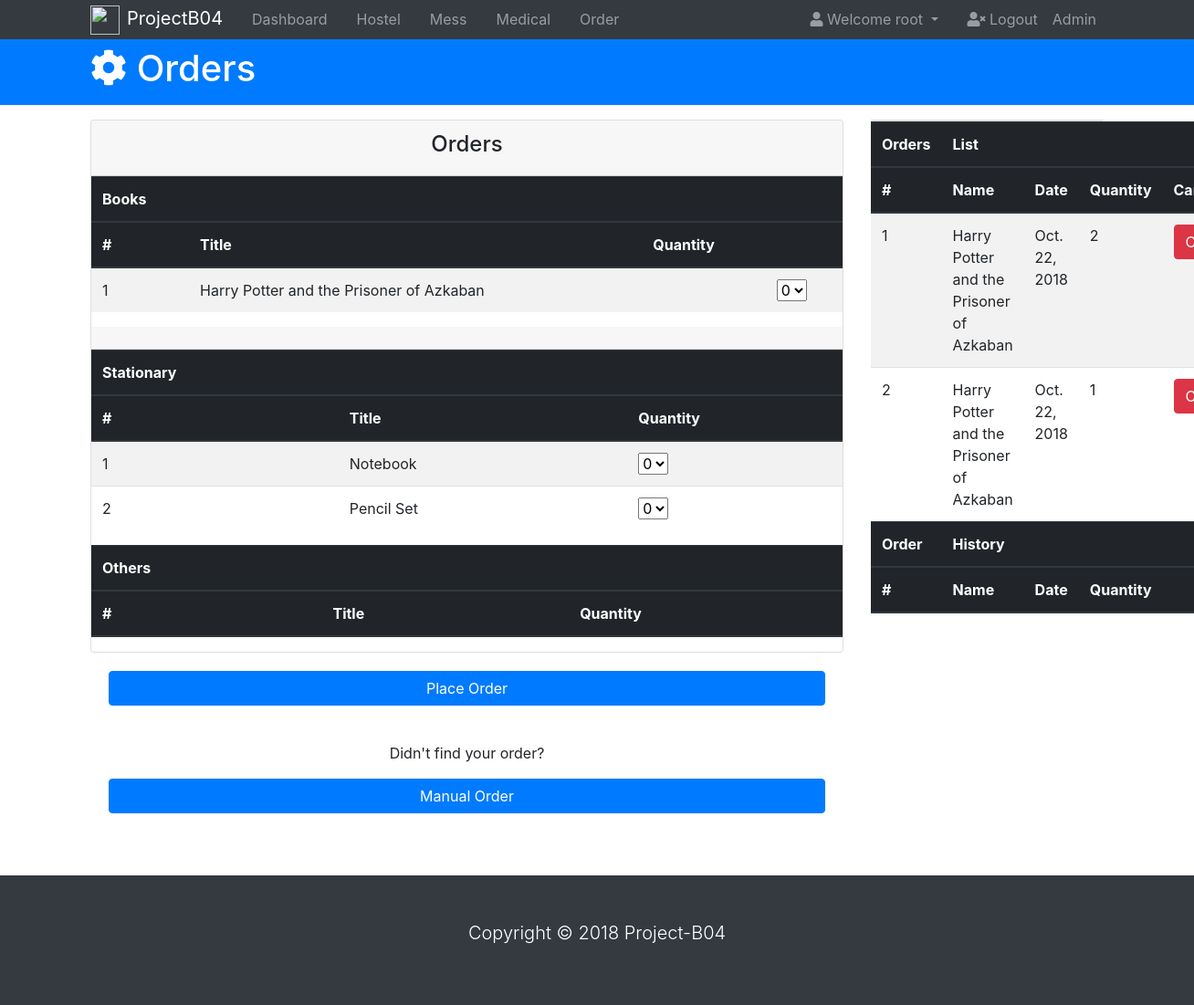
The page /orders/ (signed in) on the database as committed earlier.
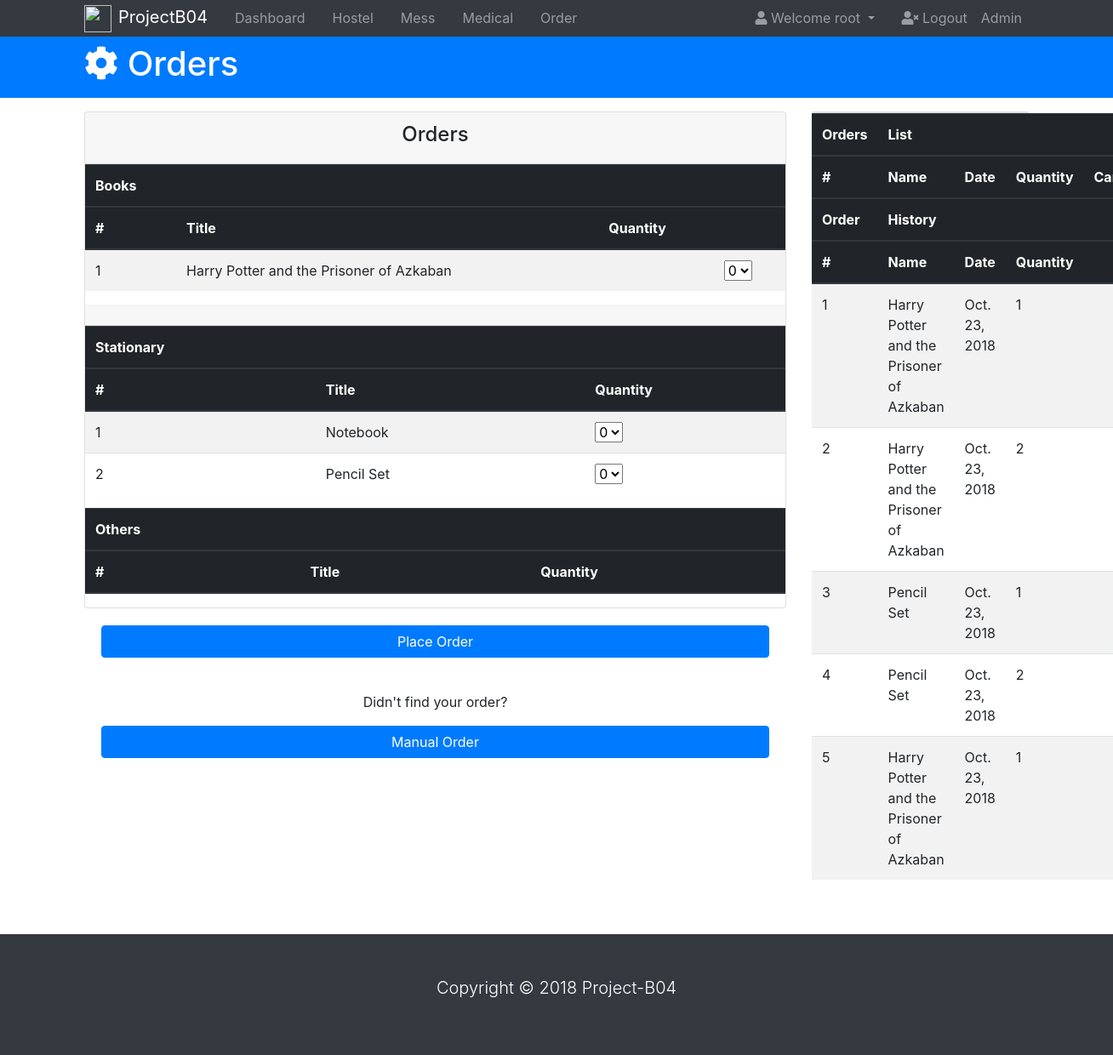
The same page on the database as committed later.
### orders/models.py (models this page shows, shortened)
class Items(models.Model):
    item_name = models.CharField(max_length=45, blank=False, null=False, unique = True)
    item_type = models.CharField(max_length=45, blank=False, null=False)
    cost = models.FloatField(blank=False, null=False)
    quantity = models.IntegerField()
    timestamp = models.DateTimeField(blank=True, null=True)

class OrderList(models.Model):
    student = models.ForeignKey('accounts.Student', models.DO_NOTHING, blank=True, null=True)
    item = models.ForeignKey('Items', models.DO_NOTHING, blank=True, null=True)
    quantity = models.IntegerField(blank=True, null=True)
    timestamp = models.DateTimeField(blank=True, null=True, auto_now_add  =True)
    created_at = models.DateField(blank=True, null=True)
    created_by = models.CharField(max_length=45, blank=True, null=True)
    modified_at = models.DateField(blank=True, null=True)
    modified_by = models.CharField(max_length=45, blank=True, null=True)

class OrderHistory(models.Model):
    student = models.ForeignKey('accounts.Student', models.DO_NOTHING, blank=True, null=True)
    item = models.ForeignKey(Items, models.DO_NOTHING, blank=True, null=True)
    quantity = models.IntegerField(blank=True, null=True)
    timestamp = models.DateTimeField(blank=True, null=True, auto_now_add=True)
    created_at = models.DateField(blank=True, null=True, auto_now_add=True)
    created_by = models.CharField(max_length=45, blank=True, null=True)
    modified_at = models.DateField(blank=True, null=True)
    modified_by = models.CharField(max_length=45, blank=True, null=True)

### orders/views.py (the view)
@login_required
def orders_index(request):
    items = list(Items.objects.all())
    if items:
        order_history = OrderHistory.objects.all()
        user_order_history = list(filter(lambda x: x.student.user == request.user, order_history))
        books = list(filter(lambda x: x.item_type == "Book", items))
        stationary = list(filter(lambda x: x.item_type == "Stationary", items))
        others = list(filter(lambda x: x.item_type == "Others", items))
        all_orders = list(OrderList.objects.all())
        user_orders = list(filter(lambda x: x.student.user == request.user, all_orders))
        return render(request, 'orders/orders_index.html', {
            'books': books,
            'stationary': stationary,
            'others': others,
            'items': items,
            'user_orders': user_orders,
            'user_order_history': user_order_history,
        })
    else:
        return render(request, 'orders/orders_index.html', {
            'items': items,
        })

### orders/templates/orders/orders_index.html (shortened to what this page needs)
<!DOCTYPE html>
<html lang="en">
<head>
  <link rel="stylesheet" href="https://use.fontawesome.com/releases/v5.0.13/css/all.css"
>
  <link rel="stylesheet" href="https://stackpath.bootstrapcdn.com/bootstrap/4.1.1/css/bootstrap.min.css"
>
</head>
<body>
  <nav class="navbar navbar-expand-sm navbar-dark bg-dark p-0">
    <div class="container">
      <a href="index.html" class="navbar-brand"> <img src="https://upload.wikimedia.org/wikipedia/en/thumb/4/49/IIIT_Sri_City_Logo.png/220px-IIIT_Sri_City_Logo.png" style="width: 32px; height: 32px; margin-right: 8px;">ProjectB04</a>
      <div class="collapse navbar-collapse" id="navbarCollapse">
        <ul class="navbar-nav">
          <li class="nav-item px-2">
            <a href="{% url 'dashboard:dashboard_index' %}" class="nav-link">Dashboard</a>
          </li>
          <li class="nav-item px-2">
            <a href="hostel.html" class="nav-link">Hostel</a>
          </li>
          <li class="nav-item px-2">
            <a href="mess.html" class="nav-link">Mess</a>
          </li>
          <li class="nav-item px-2">
            <a href="medical.html" class="nav-link">Medical</a>
          </li>
          <li class="nav-item px-2">
            <a href="{% url 'orders:orders_index' %}" class="nav-link">Order</a>
          </li>
        </ul>
        <ul class="navbar-nav ml-auto">
          <li class="nav-item dropdown mr-3">
            <a href="#" class="nav-link dropdown-toggle" data-toggle="dropdown">
              <i class="fas fa-user"></i> Welcome {{request.user}}
            </a>
          </li>
          <li class="nav-item">
            <a href="{% url 'accounts:student_logout' %}" class="nav-link">
              <i class="fas fa-user-times"></i> Logout
            </a>
          </li>
          <li class="nav-item">
            <a href="{% url 'admin:index' %}" class="nav-link">
               Admin
            </a>
          </li>
        </ul>
      </div>
    </div>
  </nav>
  <header id="main-header" class="py-2 bg-primary text-white">
    <div class="container">
      <div class="row">
        <div class="col-md-6">
          <h1>
            <i class="fas fa-cog"></i> Orders</h1>
        </div>
      </div>
    </div>
  </header>
  <section id="posts">
    <div class="container" align="center">
      <div class="row">
        <div class="col-md-9">
          <div class="card">
            <div class="card-header">
              <h4>Orders</h4>
            </div>
            <table align="left"class="table table-striped" align="left">
              <thead class="thead-dark">
                <tr>
                  <th>Books</th>
                  <th></th>
                  <th></th>
                  <th></th>
                </tr>
                <tr>
                  <th>#</th>
                  <th>Title</th>
                  <th>Quantity</th>
                  <th></th>
                </tr>
              </thead>
              <tbody>
                {% for book in books %}
                <tr>
                  <td>{{ forloop.counter }}</td>
                  <td>{{book.item_name}}</td>
                  <td></td>
                  <td><select name="books" form="order">
                      {% with ' '|center:book.quantity as range %}
                      {% for value in range %}
                        <option value="{{ forloop.counter0 }}">{{ forloop.counter0 }}</option>
                      {% endfor %}
                      {% endwith %}
                    </select>
                  </td>
                </tr>
                {% endfor %}
              </tbody>
            </table>
            <div class="card-header">
            </div>
            <table class="table table-striped">
              <thead class="thead-dark">
                <tr>
                  <th>Stationary</th>
                  <th></th>
                  <th></th>
                  <th></th>
                </tr>
                <tr>
                  <th>#</th>
                  <th>Title</th>
                  <th></th>
                  <th>Quantity</th>
                </tr>
              </thead>
              <tbody>
                {% for stationary in stationary %}
                <tr>
                  <td>{{ forloop.counter }}</td>
                  <td>{{stationary.item_name}}</td>
                  <td></td>
                  <td><select name="stationary" form="order">
                      {% with ''|center:stationary.quantity as range %}
                      {% for value in range %}
                        <option value="{{ forloop.counter0 }}">{{ forloop.counter0 }}</option>
                      {% endfor %}
                      {% endwith %}
                    </select>
                  </td>
                </tr>
                {% endfor %}
              </tbody>
            </table>
            <table class="table table-striped">
              <thead class="thead-dark">
                <tr>
                  <th>Others</th>
                  <th></th>
                  <th></th>
                  <th></th>
                </tr>
                <tr>
                  <th>#</th>
                  <th>Title</th>
                  <th></th>
                  <th>Quantity</th>
                </tr>
              </thead>
            </table>
          </div>
          {% if items %}
            <div class="card-body">
              <form action="{% url 'orders:place_order' %}" method="post" id="order">
                <input type="Submit" value="Place Order" class="btn btn-primary btn-block">
              </form>
            </div>
          <div class="card-body">
            <p>Didn't find your order?</p>
            <a href="{% url 'orders:manual_order' %}">
              <input type="Submit" value="Manual Order" class="btn btn-primary btn-block">
          </a>
          </div>
          {% endif %}
        </div>
        <div class="col-md-3">
    <table class="table table-striped">
      <thead class="thead-dark">
        <tr>
          <th>
            Orders
          </th>
          <th>List</th><th></th><th></th><th></th>
        </tr>
        <tr>
          <th>#</th>
          <th>Name</th>
          <th>Date</th>
          <th>Quantity</th>
          <th>Cancel</th>
        </tr>
      </thead>
      <tbody>
          {% if user_orders %}
            {% for orders in user_orders %}
            <tr>
              <td>{{ forloop.counter }}</td>
              <td>{{ orders.item.item_name }}</td>
              <td>{{ orders.created_at }}</td>
              <td>{{ orders.quantity }}</td>
              <td><a href="{% url 'orders:delete_order' orders.pk %}" class="btn btn-danger btn-block">
               Cancel
              </a></td>
            </tr>
            {% endfor %}
          {% endif %}
      </tbody>
<div class="card">
    <thead class="thead-dark">
      <tr>
        <th>
          Order
        </th>
        <th>History</th><th></th><th></th><th></th>
      </tr>
      <tr>
        <th>#</th>
        <th>Name</th>
        <th>Date</th>
        <th>Quantity</th>
        <th></th>
      </tr>
    </thead>
    {% if user_order_history %}
      {% for orders in user_order_history %}
      <tr>
        <td>{{ forloop.counter }}</td>
        <td>{{ orders.item.item_name }}</td>
        <td>{{ orders.created_at }}</td>
        <td>{{ orders.quantity }}</td>
        <td></td>
      </tr>
      {% endfor %}
    {% endif %}
  </table>
</div>
</div>
      </div>
  </section>
  <footer id="main-footer" class="bg-dark text-white mt-5 p-5">
    <div class="container">
      <div class="row">
        <div class="col">
          <p class="lead text-center">
            Copyright &copy;
            <span id="year"></span>
            Project-B04
          </p>
        </div>
      </div>
    </div>
  </footer>
</body>
</html>

Rows that differ between the two databases and show on the page:
removed OrderList: item.item_name "Harry Potter and the Prisoner of Azkaban", created_at "Oct. 22, 2018", quantity "2"
removed OrderList: item.item_name "Harry Potter and the Prisoner of Azkaban", created_at "Oct. 22, 2018", quantity "1"
added OrderHistory: item.item_name "Harry Potter and the Prisoner of Azkaban", created_at "Oct. 23, 2018", quantity "1"
added OrderHistory: item.item_name "Harry Potter and the Prisoner of Azkaban", created_at "Oct. 23, 2018", quantity "2"
added OrderHistory: item.item_name "Pencil Set", created_at "Oct. 23, 2018", quantity "1"
added OrderHistory: item.item_name "Pencil Set", created_at "Oct. 23, 2018", quantity "2"
added OrderHistory: item.item_name "Harry Potter and the Prisoner of Azkaban", created_at "Oct. 23, 2018", quantity "1"
